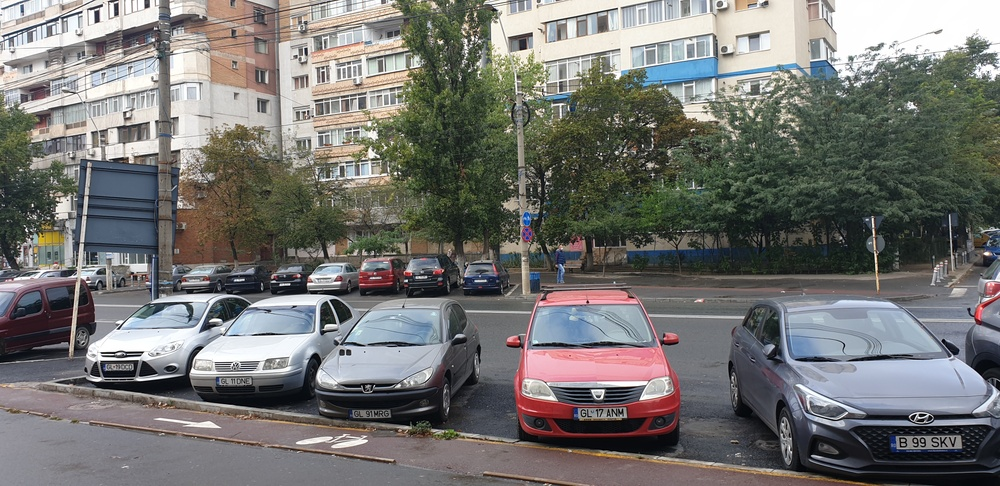
#> input picture Day13/img.jpg, 1000 x 486 px, shrunk from 4032 x 1960 before the run, given in place of the camera
$ python ChangingColorspaces.py
#> lines starting #> are read from the running program, lines starting #| are printed output that depends on the picture; after the words box and inside, x2 and y2 are one past the last pixel; in counts of white or black regions, pixels touching at a corner belong together
#There are more than 150 color-space conversion methods available in OpenCV.
# But we will look into only two, which are most widely used ones:
# BGR ↔ Gray and BGR ↔ HSV.
import cv2 as cv
import numpy as np
flags = [i for i in dir(cv) if i.startswith('COLOR_')]

print(flags)

cap = cv.VideoCapture(0)
while(1):
    # Take each frame
    _, frame = cap.read()
#> frame is the input picture: shape (486, 1000, 3); mean B, G, R 113.3, 116, 116.4
    # Convert BGR to HSV
    hsv = cv.cvtColor(frame, cv.COLOR_BGR2HSV)
#> hsv: shape (486, 1000, 3); mean H, S, V 71.7, 45, 124.5
    # define range of blue color in HSV
    lower_blue = np.array([110,50,50])
    upper_blue = np.array([130,255,255])
    # Threshold the HSV image to get only blue colors
    mask = cv.inRange(hsv, lower_blue, upper_blue)
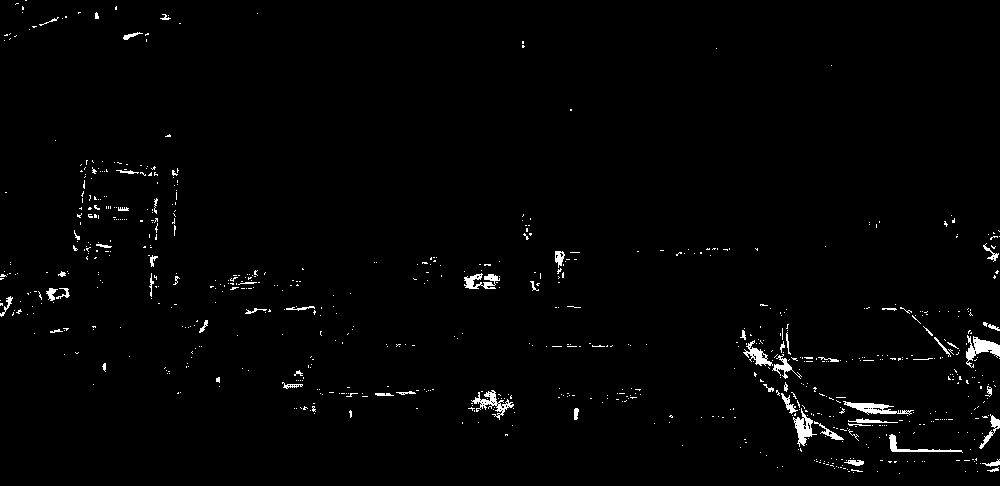
#> mask: shape (486, 1000); 1.5% white; 768 white regions (708 under 20 px), largest, box (x1, y1, x2, y2) and area: (966, 335, 1000, 368) 467, (843, 401, 914, 415) 398, (471, 390, 514, 420) 377
    # Bitwise-AND mask and original image
    res = cv.bitwise_and(frame,frame, mask= mask)
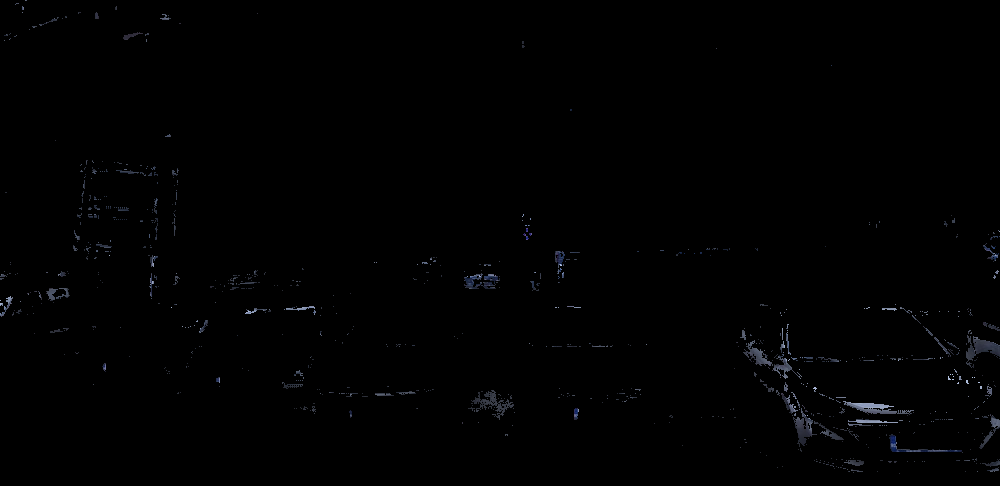
#> res: shape (486, 1000, 3); mean B, G, R 1.3, 1.1, 1
    cv.imshow('frame',frame)
    cv.imshow('mask',mask)
    cv.imshow('res',res)
    k = cv.waitKey(5) & 0xFF
#> (key Esc is pressed here)
    if k == 27:
        break
cv.destroyAllWindows()
